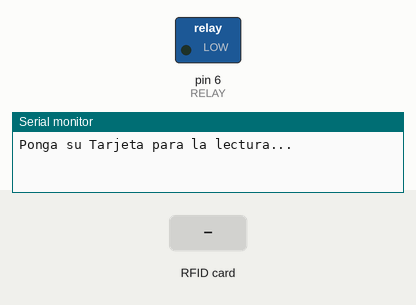
A sketch run on a simulated Arduino Nano, built with avr-gcc and run on an emulated ATmega328P. On the bench: switched loads named in the sketch (green lamp = pin HIGH), the last lines printed to the serial monitor. The test bench sets the inputs (shaded band). Pins used as bus, display or sensor lines are not drawn.

Above: at 1.2 s.
1.3 s: RFID card AE B0 24 D9 held to the reader
At 1.6 s:
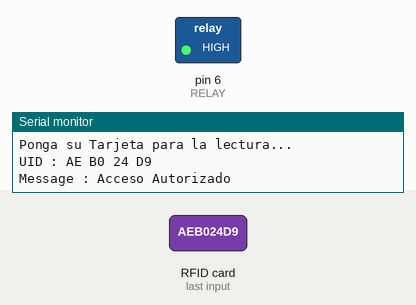
3.8 s: RFID card 30 86 55 A8 held to the reader
At 5.8 s:
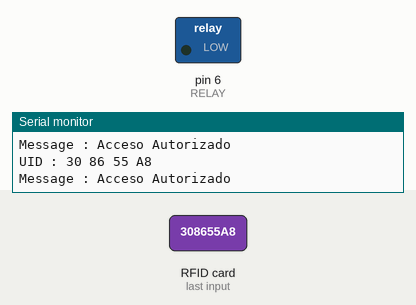
Timing chart, 0 to 7.3 s (numbered marks = the images above; inputs shaded):
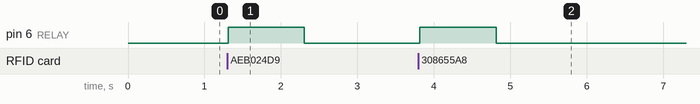

The sketch:

nano.ino
```cpp
//  /$$   /$$ /$$ /$$                                /$$$$$$                                              /$$
// | $$  | $$| $$|__/                               /$$__  $$                                            | $$
// | $$  | $$| $$ /$$  /$$$$$$$  /$$$$$$   /$$$$$$$| $$  \__/  /$$$$$$  /$$$$$$/$$$$   /$$$$$$   /$$$$$$$| $$$$$$$   /$$$$$$
// | $$  | $$| $$| $$ /$$_____/ /$$__  $$ /$$_____/| $$       |____  $$| $$_  $$_  $$ |____  $$ /$$_____/| $$__  $$ /$$__  $$
// | $$  | $$| $$| $$|  $$$$$$ | $$$$$$$$|  $$$$$$ | $$        /$$$$$$$| $$ \ $$ \ $$  /$$$$$$$| $$      | $$  \ $$| $$  \ $$
// | $$  | $$| $$| $$ \____  $$| $$_____/ \____  $$| $$    $$ /$$__  $$| $$ | $$ | $$ /$$__  $$| $$      | $$  | $$| $$  | $$
// |  $$$$$$/| $$| $$ /$$$$$$$/|  $$$$$$$ /$$$$$$$/|  $$$$$$/|  $$$$$$$| $$ | $$ | $$|  $$$$$$$|  $$$$$$$| $$  | $$|  $$$$$$/
//  \______/ |__/|__/|_______/  \_______/|_______/  \______/  \_______/|__/ |__/ |__/ \_______/ \_______/|__/  |__/ \______/
//++++++++++++++++++++++++++++++++++++++++++++++++++++++
//  AUTHOR : Ulises Camacho - TecnoProjects Security
//  PROJECT : Control de accesoa puertas con RC522 y arduino nano
//  VERSION : 1.0.0
//++++++++++++++++++++++++++++++++++++++++++++++++++++++
#include <SPI.h>     // Incluir biblioteca externa SPI.h
#include <MFRC522.h> // Incluir biblioteca externa MFRC522.h

#define SS_PIN 10                 // Definiendo el pin del SS
#define RST_PIN 9                 // Definiendo el pin del Reset
#define RELAY 6                   // Definiendo el pin del Relay
MFRC522 mfrc522(SS_PIN, RST_PIN); // Crea la instancia MFRC522

void setup() // Codigo de configuracion de una sola ejecucion
{
  Serial.begin(9600);                                    // Inicializa la comunicacion serial
  SPI.begin();                                           // Inicializa el bus SPI
  mfrc522.PCD_Init();                                    // Inicializa el MFRC522
  pinMode(RELAY, OUTPUT);                                // Establece el pin de Relé como salida
  digitalWrite(RELAY, LOW);                              // Desactiva el pin Relé dandole una condicion logica de 0v
  Serial.println("Ponga su Tarjeta para la lectura..."); // Muestra el mensaje "Ponga su Tarjeta para la lectura..." en el puerto serial
  Serial.println();                                      // Escribe caracteres en codigo ASCII en el puerto serial

}

void loop() // Codigo de ejecucion continua o en bucle
{
  if ( ! mfrc522.PICC_IsNewCardPresent()) // Verificando si hay nuevas tarjetas presentes
  {
    return; // Detener
  }

  if ( ! mfrc522.PICC_ReadCardSerial()) // Seleccionar tarjeta presente
  {
    return; // Detener
  }
  // Muestra el UID sobre el Monitor Serial
  Serial.print("UID :");                  // Mostrar mensaje "UID tag :" en el puerto serial
  String content= "";                         // Variable String sin contenido de texto
//byte letter;                                // Declaracion de la variable letter con Byte
  for (byte i = 0; i < mfrc522.uid.size; i++) // inicia un bucle en el que la variable "i" es igual a cero, i es menor a mfrc522...., y a "i" se le suma un digito (i++)
  {
     Serial.print(mfrc522.uid.uidByte[i] < 0x10 ? " 0" : " ");            // Imprimir si mfrc522.uid.... es menor a 0x10 (un dígito) anteponer en blanco Y 0, de lo contrario en blanco
     Serial.print(mfrc522.uid.uidByte[i], HEX);                           // Mostrar el numero en hexadecimal en el puerto serial
     content.concat(String(mfrc522.uid.uidByte[i] < 0x10 ? " 0" : " "));  // Imprimir si mfrc522.uid.... es menor a 0x10 (un dígito) anteponer en blanco Y 0, de lo contrario en blanco (para una variable string concatenando un numero a la vez)
     content.concat(String(mfrc522.uid.uidByte[i], HEX));                 // Mostrar el numero en hexadecimal en el puerto serial (para una variable string concatenando un numero a la vez)
  }
  Serial.println();                          // Escribe caracteres en codigo ASCII en el puerto serial
  Serial.print("Message : ");                // Muestra el mensaje "Message : " en el puerto serial
  content.toUpperCase();                     // Tomar la cadena de Texto y delvolver una hecha a base de puras letras MAYUSCUlAS

//-----------------------------[ Bloque de codigo para dar acceso al llavero 1 ]-----------------------------

  if (content.substring(1) == "AE B0 24 D9") // [Cambiar UID con acceso] Si el UID de la tarjeta observada es igual a "UID" Ejecutar:
  {
    Serial.println("Acceso Autorizado"); // Mostrar mensaje "Acceso autorizado" en el puerto serial
  digitalWrite(RELAY, HIGH);             // Activar el pin digital del relé
  delay(1000);                           // Demora de 1000
  digitalWrite(RELAY,LOW);               // Desactiva el pin Relé dandole una condicion logica de 0v
  }

//-----------------------------[ Bloque de codigo para dar acceso a la tarjeta 1 ]-----------------------------

  if (content.substring(1) == "30 86 55 A8") // [Cambiar UID con acceso] Si el UID de la tarjeta observada es igual a "UID" Ejecutar:
  {
    Serial.println("Acceso Autorizado"); // Mostrar mensaje "Acceso autorizado" en el puerto serial
  digitalWrite(RELAY, HIGH);             // Activar el pin digital del relé
  delay(1000);                           // Demora de 1000
  digitalWrite(RELAY,LOW);               // Desactiva el pin Relé dandole una condicion logica de 0v
  }

}
//++++++++++++++++++++++++++++++++++++++++++++++++++++++
// Explicacion del proyecto:
//
// Proyecto de sistema de apertura de puertas con arduino y lector RFID
// el sistema funciona cuando el lector recibe un codigo UID de una tarjeta [llave]
// si el UID de la tarjeta presentada esta autorizado previamente en el codig a abrir la cerradura
// se abrira la cerradura por un tiempo para poder abrir la puerta y posteriormente se cerrara automaticamente
// una vez cerrada nuevamente la cerradura solo podra abrirse cuando el modulo RC522 reciba un UID autorizado
//++++++++++++++++++++++++++++++++++++++++++++++++++++++
// Diseño de pin típico utilizado:
//++++++++++++++++++++++++++++++++++++++++++++++++++++++++++++++++++++++++++++++++++++++++++++++++++
//+           +  MFRC522     +  Arduino      +  Arduino +  Arduino  +  Arduino        +  Arduino   +
//+           +  Reader/PCD  +  Uno/101      +  Mega    +  Nano v3  +  Leonardo/Micro +  Pro Micro +
//+ Signal    +  Pin         +  Pin          +  Pin     +  Pin      +  Pin            +  Pin       +
//+ ++++++++++++++++++++++++++++++++++++++++++++++++++++++++++++++++++++++++++++++++++++++++++++++++
//+ RST/Reset +  RST         +  9            +  5       +  D9       +  RESET/ICSP-5   +  RST       +
//+ SPI SS    +  SDA(SS)     +  10           +  53      +  D10      +  10             +  10        +
//+ SPI MOSI  +  MOSI        +  11 / ICSP-4  +  51      +  D11      +  ICSP-4         +  16        +
//+ SPI MISO  +  MISO        +  12 / ICSP-1  +  50      +  D12      +  ICSP-1         +  14        +
//+ SPI SCK   +  SCK         +  13 / ICSP-3  +  52      +  D13      +  ICSP-3         +  15        +
//++++++++++++++++++++++++++++++++++++++++++++++++++++++++++++++++++++++++++++++++++++++++++++++++++

//+++++++++++++++++++++++++++++++++++++++++++++++++++++
//+                     COPYRIGHT                     +
//+   © 2023 UlisesCamacho - TecnoProjects Security   +
//+     https://portafolio.ulisescamacho.repl.co      +
//+           Todos los derechos reservados           +
//+++++++++++++++++++++++++++++++++++++++++++++++++++++
```

Measured:
- after the input at 1.3 s, pin 6 (RELAY): LOW → HIGH at once, → LOW 1.0 s later
- after the input at 3.8 s, pin 6 (RELAY): LOW → HIGH at once, → LOW 1.0 s later
